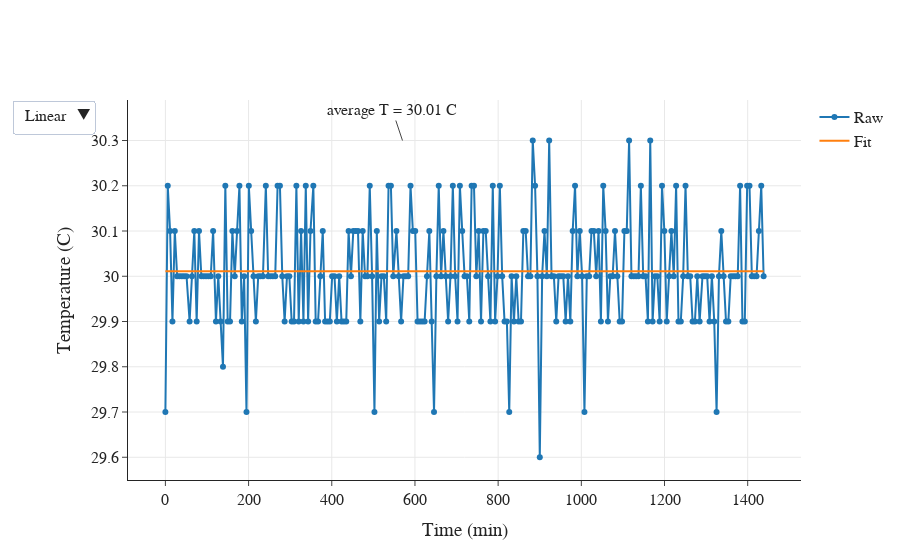

Source (notebook cell):
### Markdown cell above
## check temperature

### Code cell
def f_constant(x,c):
    return c

xdata = df.to_numpy()[0]/60;
ydata = df.to_numpy()[1];
param, cov = curve_fit(f_constant, xdata[1:], ydata[1:])
av_T = str(param[0])[:5]

fig = go.Figure()
fig.add_trace(go.Scatter(
    x=xdata,
    y=ydata,
    mode='lines+markers', # Style name/legend entry with html tags
    name='Raw'# override default to connect the gaps
))

fig.add_trace(go.Scatter(
    x=xdata,
    y=np.repeat(param[0],len(xdata)),
    name='Fit',
))

fig.add_annotation(x=570, y=30.3,
            text='average T = '+av_T+' C')

fig.update_layout(xaxis_title='Time (min)',\
                  yaxis_title='Temperature (C)',\
                  updatemenus=[dict(\
                       buttons=[\
                                dict(label="Linear",  method="relayout", args=[{"yaxis.type": "linear"}]),\
                                dict(label="Log", method="relayout", args=[{"yaxis.type": "log"}]),\
                               ])])
fig.update_xaxes(showgrid=True)
fig.update_yaxes(showgrid=True)
fig.layout.font.family = 'Arial'; fig.layout.font.size = 16

fig.show()
fig.write_html("data_211105/01_temperature.html")

### Figure 1 — Plotly figure (JSON) as saved in the notebook; plotly's stock layout.template omitted (floating-point values rounded to 4 significant figures; data arrays with more than 128 entries replaced by an {"elided": "..."} marker saying what was removed)
{"data": [{"mode": "lines+markers", "name": "Raw", "type": "scatter", "x": {"elided": "254 float values"}, "y": {"elided": "254 float values"}}, {"name": "Fit", "type": "scatter", "x": {"elided": "254 float values"}, "y": {"elided": "254 float values"}}], "layout": {"annotations": [{"text": "average T = 30.01 C", "x": 570, "y": 30.3}], "font": {"family": "Arial", "size": 16}, "updatemenus": [{"buttons": [{"args": [{"yaxis.type": "linear"}], "label": "Linear", "method": "relayout"}, {"args": [{"yaxis.type": "log"}], "label": "Log", "method": "relayout"}]}], "xaxis": {"showgrid": true, "title": {"text": "Time (min)"}}, "yaxis": {"showgrid": true, "title": {"text": "Temperature (C)"}}}}
